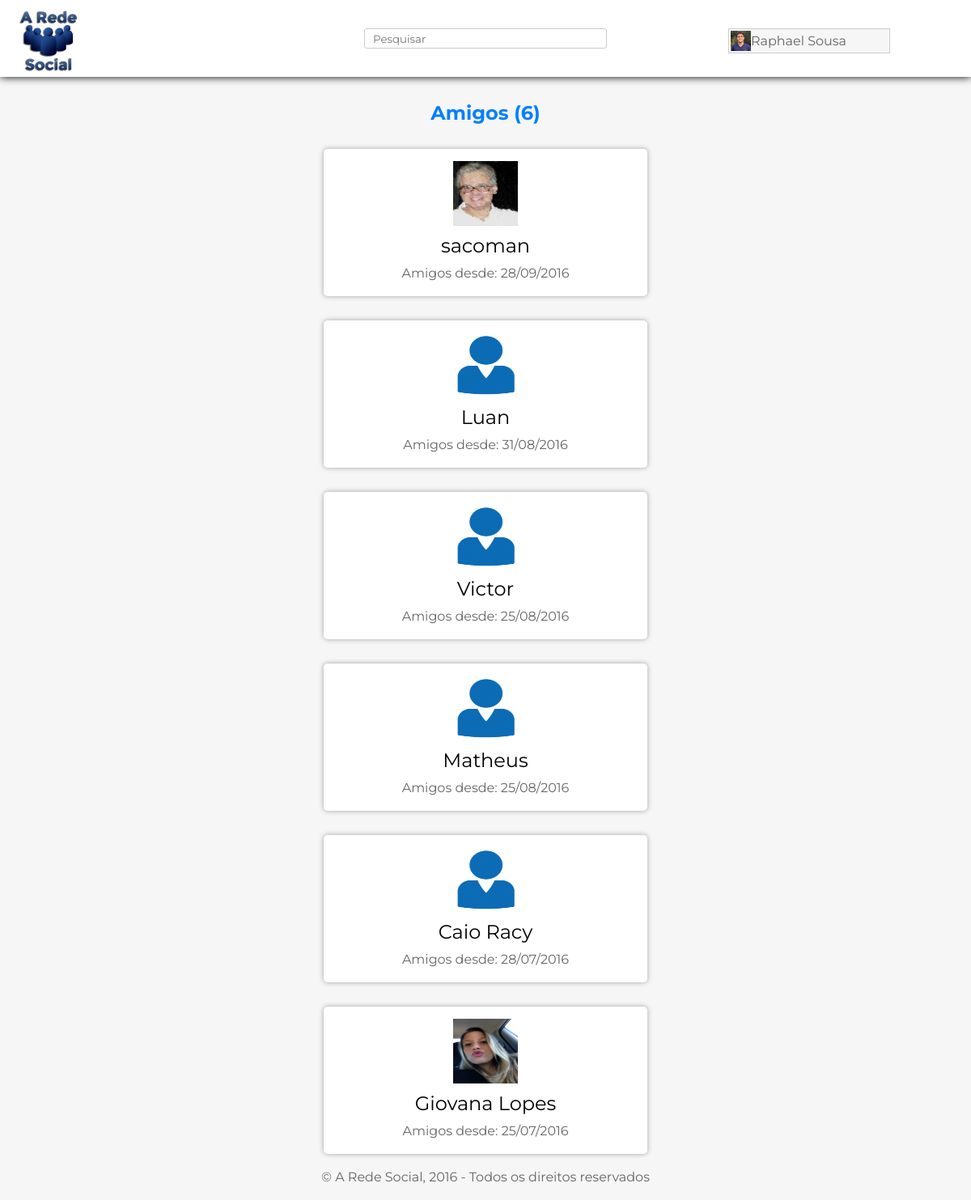
The app's page /amigos.php (signed in) with its own data.
### tables this page shows
CREATE TABLE `usuario` (
  `codigo` int(11) NOT NULL,
  `email` varchar(100) NOT NULL,
  `senha` varchar(30) NOT NULL,
  `nome` varchar(50) NOT NULL,
  `data_nascimento` date DEFAULT NULL,
  `foto` text,
  `descricao` varchar(250) DEFAULT NULL
);

CREATE TABLE `amizades` (
  `id` int(11) NOT NULL,
  `de` varchar(100) NOT NULL,
  `para` varchar(100) NOT NULL,
  `aceite` varchar(3) NOT NULL DEFAULT 'nao',
  `data` date NOT NULL
);

### amigos.php (the view, shortened to what this page needs)
<?php
	include("home.php");
?>
<html>
<body>
	<?php
		$login_cookie = $_SESSION['emailUser'];
		$select = "SELECT * FROM amizades WHERE de='$login_cookie' OR para='$login_cookie' ORDER BY id desc;";
		$result = $conexao->prepare($select);
	    $result->execute();
	    $amigos = $result->rowCount();
	    echo '<h2>Amigos ('.$amigos.')</h2>';
	    foreach($result as $pub) {
			if ($pub['de'] == $login_cookie) {
				$para = $pub['para'];
				$select = "SELECT * FROM usuario WHERE email = '$para';";
				$info = $conexao->prepare($select);
			    $info->execute();
			    foreach($info as $amigoinfo) {
			    	$id = $amigoinfo['codigo'];
			    }
				echo '<div class="pub">';
					if ($amigoinfo["foto"]=="") {
						echo '<a href="profile.php?id='.$amigoinfo["codigo"].'" style="width: 80px; display: block; margin: auto;"><img src="img/perfil.png" id="profile2"></a>';
					}else{
						echo '<a href="profile.php?id='.$amigoinfo["codigo"].'" style="width: 80px; display: block; margin: auto;"><img src="upload/'.$amigoinfo["foto"].'" id="profile2"></a>';
					}
					echo '<span><a href="profile.php?id='.$amigoinfo['codigo'].'">'.$amigoinfo['nome'].'</a></span>
						  <p>Amigos desde: '.date('d/m/Y', strtotime($pub["data"])).'</p><br />
				</div>';
			}else{
				$de = $pub['de'];
				$select = "SELECT * FROM usuario WHERE email = '$de';";
				$info = $conexao->prepare($select);
			    $info->execute();
			    foreach($info as $amigoinfo) {
			    	$id = $amigoinfo['codigo'];
			    }
				echo '<div class="pub">';
					if ($amigoinfo["foto"]=="") {
						echo '<a href="profile.php?id='.$amigoinfo["codigo"].'" style="width: 80px; display: block; margin: auto;"><img src="img/perfil.png" id="profile2"></a>';
					}else{
						echo '<a href="profile.php?id='.$amigoinfo["codigo"].'" style="width: 80px; display: block; margin: auto;"><img src="upload/'.$amigoinfo["foto"].'" id="profile2"></a>';
					}
					echo '<span><a href="profile.php?id='.$amigoinfo['codigo'].'">'.$amigoinfo['nome'].'</a></span>
						  <p>Amigos desde: '.date('d/m/Y', strtotime($pub["data"])).'</p><br />
				</div>';
			}
		}
	?>
	<br />
	<div id="footer"><p>&copy; A Rede Social, 2016 - Todos os direitos reservados</p></div><br />
</body>
</html>

### db.php (shortened to what this page needs)
<html>
</html>

### home.php (shortened to what this page needs)
<?php
    include("db.php");
?>
<!DOCTYPE html>
<html>
<head>
</head>
<body>
	<div id="topo">
		<a href="index.php"><img src="img/logo.png" width="80" height="80" name="logo"></a>
		<form method="GET" action="pesquisar.php">
			<input type="text" placeholder="Pesquisar" name="query" autocomplete="off"><input type="submit" hidden>
		</form>
		<?php
		 	$email = $_SESSION['emailUser'];
		  	$select = "SELECT * FROM usuario WHERE email ='$email'";
		  	$result = $conexao->prepare($select);
		  	$result->execute();
		  	foreach($result as $valor){
		    	$nome = $valor["nome"];
		 	}
        ?>
        <ul id="nav">
		    <li>
		    	<a href="myprofile.php">
		    	<?php
					if ($valor["foto"]=="") {
						echo '<img src="img/perfil.png" alt="" id="perfil">';
					}else{
						echo '<img src="upload/'.$valor["foto"].'" alt="" id="perfil">';
					}
					echo $valor["nome"];
				?>
			    </a>
		    </li>
		</ul>
	</div>
</body>
</html>

### db.php (style rules this page uses)
html { -webkit-animation: fadein 2s; -moz-animation: fadein 2s; -ms-animation: fadein 2s; -o-animation: fadein 2s; animation: fadein 2s; }

### home.php (style rules this page uses)
* { font-family: 'Montserrat', cursive; margin: 0; }
body { background: #F6F6F6; }
div#topo { width: 100%; top: 0; background: #FFF; box-shadow: 0 0 10px #000; height: 95px; }
div#topo img[name="logo"] { float: left; margin-left: 20px; margin-top: 10px; }
div#topo input[type="text"] { border: 1px solid #CCC; width: 300px; height: 25px; padding-left: 10px; border-radius: 3px; display: block; margin: auto; }
div#topo form { width: 300px; display: block; margin: auto; padding-top: 35px; }
div#footer { bottom: 0; text-align: center; color: #666; }
div#topo img#perfil { float: left; margin-top: -3px; margin-left: -3px; width: 25px; height: 25px; }
div#topo ul { float: right; margin-right: 100px; margin-top: -25px; padding: 0; list-style: none; width: 200px; }
div#topo ul li { position: relative; }
div#topo ul li a { display: block; text-decoration: none; color: #666; background: #F6F6F6; padding: 5px; border: 1px solid #ccc; }

### amigos.php (style rules this page uses)
h2 { text-align: center; padding-top: 30px; color: #007fff; }
div.pub { width: 400px; min-height: 70px; max-height: 1000px; display: block; margin: auto; border: none; border-radius: 5px; background-color: #FFF; box-shadow: 0 0 6px #A1A1A1; margin-top: 30px; }
div.pub a { color: inherit; text-decoration: none; }
div.pub p { text-align: center; color: #666; padding-top: 10px; }
div.pub span { display: block; margin: auto; width: 380px; margin-top: 10px; text-align: center; font-size: 24px; }
img#profile2 { float: center; margin-top: 15px; width: 80px; height: 80px; }

### records on screen
usuario: foto (picture), nome "Raphael Sousa"
amizades: usuario.foto (picture), usuario.nome "sacoman", data "28/09/2016"
amizades: usuario.nome "Luan", data "31/08/2016"
amizades: usuario.nome "Victor", data "25/08/2016"
amizades: usuario.nome "Matheus", data "25/08/2016"
amizades: usuario.nome "Caio Racy", data "28/07/2016"
amizades: usuario.foto (picture), usuario.nome "Giovana Lopes", data "25/07/2016"

### other values on screen
$amigos "6"
